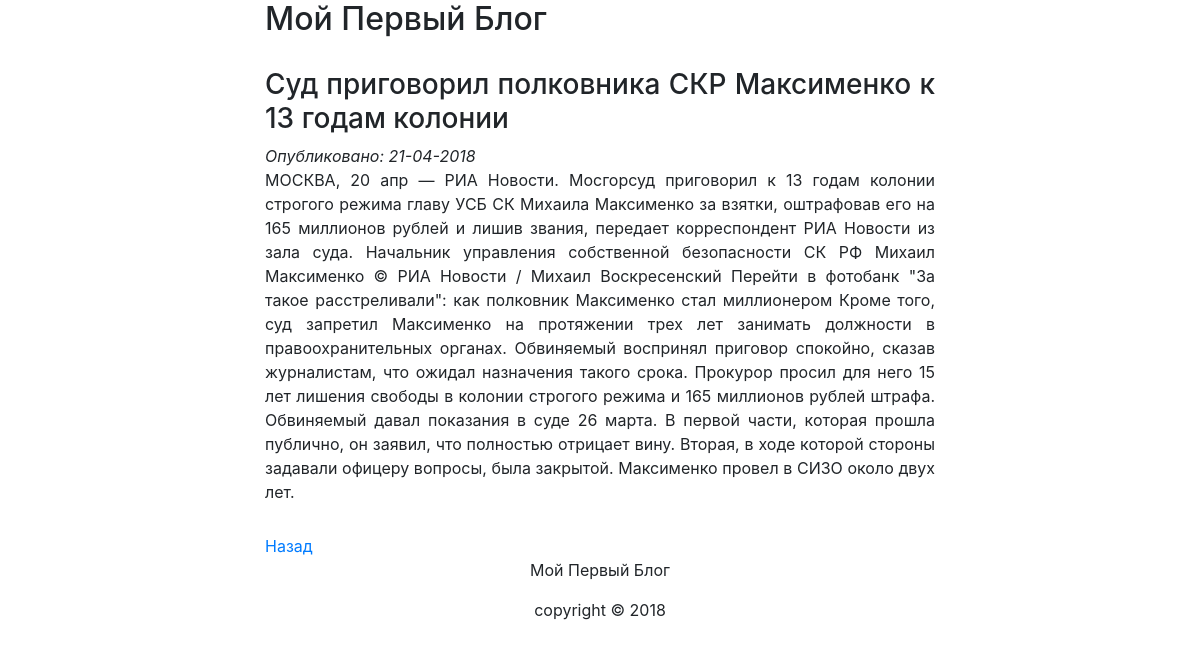
The app's page /?action=viewArticle&articleId=3 with its own data.
### tables this page shows
CREATE TABLE `articles` (
  `id` smallint(6) NOT NULL,
  `publicationDate` date NOT NULL,
  `title` varchar(255) NOT NULL,
  `summary` text NOT NULL,
  `content` mediumtext NOT NULL
);

### classes/article.php (called while the page is built, shortened)
<?php
	class Article
	{
		public function __construct($data = array())
		{
			if (isset($data["publicationDate"])) $this->publicationDate = (int) $data["publicationDate"];
			if (isset($data["title"])) $this->title = $data["title"];
			if (isset($data["content"])) $this->content = $data["content"];
		}
		public static function getById($id)
		{
			$db = new PDO(DB_DSN, DB_USERNAME, DB_PASSWORD);
			$sql = "SELECT *, UNIX_TIMESTAMP(publicationDate) AS publicationDate FROM articles WHERE id = :id";
			$statments = $db->prepare($sql);
			$statments->bindValue(":id", $id, PDO::PARAM_INT);
			$statments->execute();
			$row = $statments->fetch();
			if ($row) return new Article($row);
		}
	}
?>

### templates/viewArticle.php (the view)
<?php require_once "templates/include/header.php"; ?>
			<h2>Мой Первый Блог</h2>
			<div>
				<div class="article">
					<h3><?php echo $results["article"]->title ?></h3>
					<em>Опубликовано: <?php echo date("d-m-Y", $results["article"]->publicationDate) ?></em>
					<p><?php echo $results["article"]->content ?></p>
				</div>
				<a href="./">Назад</a>
			</div>
<?php require_once "templates/include/footer.php"; ?>

### css/style.css (style rules this page uses)
.article { margin: 30px 0; text-align: justify; }

### records on screen
articles: title "Суд приговорил полковника СКР Максименко к 13 годам колонии‍", content "МОСКВА, 20 апр — РИА Новости. Мосгорсуд приговорил к 13 годам колонии строгого режима главу УСБ СК Михаила Максименко за взятки, оштрафовав его на 165 миллионов рублей и лишив звания, передает корреспондент РИА Новости из зала суда. Начальник управления собственной безопасности СК РФ Михаил Максименко © РИА Новости / Михаил Воскресенский Перейти в фотобанк \"За такое расстреливали\": как полковник Максименко стал миллионером Кроме того, суд запретил Максименко на протяжении трех лет занимать должности в правоохранительных органах. Обвиняемый воспринял приговор спокойно, сказав журналистам, что ожидал назначения такого срока. Прокурор просил для него 15 лет лишения свободы в колонии строгого…"

### other values on screen
date("d-m-Y", $results["article"]->publicationDate) "21-04-2018"
